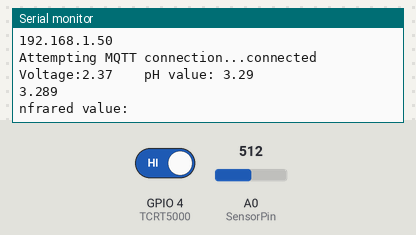
This sketch was run on a simulated ESP8266 (NodeMCU). On the bench: the last lines printed to the serial monitor. The inputs (shaded band) are chosen by the test bench; at power-on: GPIO 4 (TCRT5000) HIGH, A0 (SensorPin) = 512. WiFi joins after 1.5 s; servers stay silent unless stated; random numbers use the default seed unless the sketch sets one; no MQTT or app messages arrive unless stated.

Above: at 2.7 s.
2.8 s: GPIO 4 (TCRT5000) driven LOW
At 5.4 s:
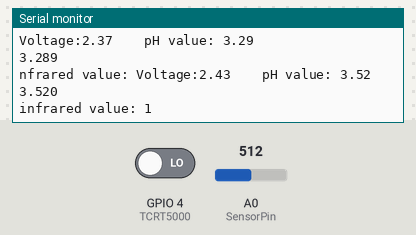
5.8 s: A0 (SensorPin) set to 716
At 7.0 s:
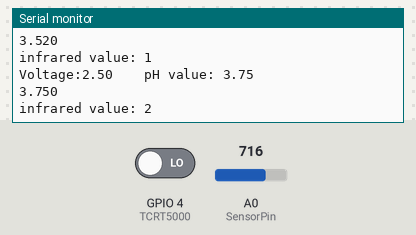
Timing chart, 0 to 8.8 s (numbered marks = the images above; inputs shaded):
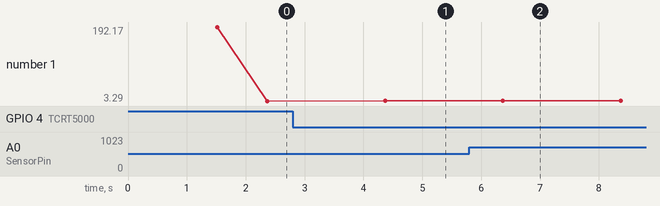

The sketch:

0628_ph_infrared_publish.ino
```cpp
#include <ESP8266WiFi.h>
#include <PubSubClient.h>
#define SensorPin A0
#define TCRT5000 4 // TCRT5000 센서를 아두이노 A1에 연결
#define Offset 0.00
#define LED 13
#define samplingInterval 20
#define printInterval 800
#define ArrayLenth  40
int pHArray[ArrayLenth];
int pHArrayIndex=0;
int count=0;

const char* ssid = "iptime_micro";
const char* password = "visioninside";
const char* mqtt_server = "192.168.0.4";


WiFiClient espClient;
PubSubClient client(espClient);
long lastMsg = 0;
char msg[50];
char msg_msg[50];

void setup_wifi(void){

  delay(10);
  // We start by connecting to a WiFi network
  Serial.println();
  Serial.print("Connecting to ");
  Serial.println(ssid);

  WiFi.begin(ssid, password);

  while (WiFi.status() != WL_CONNECTED) {
    delay(500);
    Serial.print(".");
  }
  randomSeed(micros());

  Serial.println("");
  Serial.println("WiFi connected");
  Serial.println("IP address: ");
  Serial.println(WiFi.localIP());
}

void reconnect() {
  // Loop until we're reconnected
  while (!client.connected()) {
    Serial.print("Attempting MQTT connection...");
    // Create a random client ID
    String clientId = "ESP8266Client-";
    clientId += String(random(0xffff), HEX);
    // Attempt to connect
    if (client.connect(clientId.c_str())) {
      Serial.println("connected");
 } else {
      Serial.print("failed, rc=");
      Serial.print(client.state());
      Serial.println(" try again in 5 seconds");
      // Wait 5 seconds before retrying
      delay(5000);
    }
  }
}

void setup(void){
  Serial.begin(115200);
  setup_wifi();
  pinMode(TCRT5000, INPUT);
  client.setServer(mqtt_server, 1883);
}

void loop(void){
  if (!client.connected()) {
    reconnect();
  }
  client.loop();

  // 센서 값을 읽어들여 적외선 값 저장
  int value = digitalRead(TCRT5000); // 센서를 읽어서 value에 저장

  static unsigned long samplingTime = millis();
  static unsigned long printTime = millis();
  static float pHValue,voltage;


  if(millis()-samplingTime > samplingInterval)
  {
      pHArray[pHArrayIndex++]=analogRead(SensorPin);
      if(pHArrayIndex==ArrayLenth)pHArrayIndex=0;
      voltage = avergearray(pHArray, ArrayLenth)*5.0/1024;
      pHValue = 3.5*voltage+Offset-5;
      samplingTime=millis();
  }

  if(millis() - printTime > printInterval)
//Every 800 milliseconds, print a numerical, convert the state of the LED indicator
  {
    Serial.print("Voltage:");
    Serial.print(voltage,2);
    Serial.print("    pH value: ");
    Serial.println(pHValue,2);
    snprintf(msg, 75, "%.3f", pHValue);
    client.publish("ph",msg);
    Serial.println(msg);
    Serial.print("infrared value: "+value);

 if(value == 0) {
  count = count+1;
   sprintf(msg_msg,"%d", count);
 client.publish("infrared",msg_msg);
  Serial.println(msg_msg);

    printTime=millis();

  }
  delay(2000);

 }


}

double avergearray(int* arr, int number){
  int i;
  int max,min;
  double avg;
  long amount=0;
  if(number<=0){
    Serial.println("Error number for the array to avraging!/n");
    return 0;
  }
  if(number<5){   //less than 5, calculated directly statistics
    for(i=0;i<number;i++){
      amount+=arr[i];
    }
    avg = amount/number;
    return avg;
  }else{
    if(arr[0]<arr[1]){
      min = arr[0]; max=arr[1];
    }
    else{
      min=arr[1]; max=arr[0];
    }
    for(i=2;i<number;i++){
      if(arr[i]<min){
        amount+=min;        //arr<min
        min=arr[i];
      }else {
        if(arr[i]>max){
          amount+=max;    //arr>max
          max=arr[i];
        }else{
          amount+=arr[i]; //min<=arr<=max
        }
      }//if
    }//for
    avg = (double)amount/(number-2);
  }//if
  return avg;
}
```

Measured:
- after the input at 2.8 s, the serial monitor: prints a new line after 1.6 s (image 1)
- plotted number 1: 3.52 → 4.03 after the input at 5.8 s
